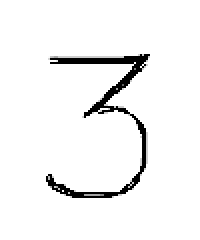
#> input picture numeros/numero3.png, 100 x 120 px, found by its file name (shown 2 times larger)
$ python test-cnn.py
#> lines starting #> are read from the running program, lines starting #| are printed output that depends on the picture
### CNN/forward.py
import numpy as np

def convolution(image, filt, bias, s=1):
    '''
    Convolucion del filtro sobre la imagen con un intervalo (s)
    '''
    (n_f, n_c_f, f, _) = filt.shape # dimensiones del filtro
    n_c, in_dim, _ = image.shape # dimensiones de la imagen

    out_dim = int((in_dim - f)/s)+1 # calculo de las dimensiones de la salida

    assert n_c == n_c_f, "Dimensions of filter must match dimensions of input image"

    out = np.zeros((n_f,out_dim,out_dim))

    # convolucion del filtro sobre cada parte de la imagen, incluyendo un término sesgado en cada paso
    for curr_f in range(n_f):
        curr_y = out_y = 0
        while curr_y + f <= in_dim:
            curr_x = out_x = 0
            while curr_x + f <= in_dim:
                out[curr_f, out_y, out_x] = np.sum(filt[curr_f] * image[:,curr_y:curr_y+f, curr_x:curr_x+f]) + bias[curr_f]
                curr_x += s
                out_x += 1
            curr_y += s
            out_y += 1

    return out

def maxpool(image, f=2, s=2):
    '''
    Reduccion de las muestras de la imagen utilizando el tamaño del filtro "f" y un incremento "s"
    '''
    n_c, h_prev, w_prev = image.shape

    h = int((h_prev - f)/s)+1
    w = int((w_prev - f)/s)+1

    downsampled = np.zeros((n_c, h, w))
    for i in range(n_c):
        #Recorrer la ventana de maxpool sobre cada parte de la imagen y le asigna un valor máximo en cada paso a la salida
        curr_y = out_y = 0
        while curr_y + f <= h_prev:
            curr_x = out_x = 0
            while curr_x + f <= w_prev:
                downsampled[i, out_y, out_x] = np.max(image[i, curr_y:curr_y+f, curr_x:curr_x+f])
                curr_x += s
                out_x += 1
            curr_y += s
            out_y += 1
    return downsampled

def softmax(X):
    out = np.exp(X)
    return out/np.sum(out)

def categoricalCrossEntropy(probs, label):
    return -np.sum(label * np.log(probs))

### CNN/utils.py
from CNN.forward import *
import numpy as np
import gzip

# [49 lines left out: functions extract_data, extract_labels, nanargmax, initializeFilter, initializeWeight, not called in this run]


def predict(image, f1, f2, w3, w4, b1, b2, b3, b4, conv_s = 1, pool_f = 2, pool_s = 2):
    '''
    Realizar predicciones utilizando los filtros entrenados
    '''
    conv1 = convolution(image, f1, b1, conv_s) # operacion de convolucion
    conv1[conv1<=0] = 0 #funcion de activacion ReLU

    conv2 = convolution(conv1, f2, b2, conv_s) # segunda operacion de convolucion
    conv2[conv2<=0] = 0 #funcion de activacion ReLU

    pooled = maxpool(conv2, pool_f, pool_s) # operacion de maxpooling
    (nf2, dim2, _) = pooled.shape
    fc = pooled.reshape((nf2 * dim2 * dim2, 1)) # conexion con la red neuronal artificial

    z = w3.dot(fc) + b3 # primera capa
    z[z<=0] = 0 #funcion de activacion ReLU

    out = w4.dot(z) + b4 # segunda capa
    probs = softmax(out) # prediccion de probabilidades de clase con la funcion softmax

    return np.argmax(probs), np.max(probs)

### test-cnn.py

from CNN.utils import *

from tqdm import tqdm
import argparse
import matplotlib.pyplot as plt
import pickle

from PIL import Image;
import io;


#Programa para probar una imagen con la red neuronal

def test(archivo):

#> called with archivo = 'numero3.png'
	WIDTH = 28
	#Abre la imagen, cambia tamanio y lo convierte a un arreglo
	img = Image.open(archivo).convert('L')
	img_rs = img.resize((WIDTH,WIDTH))
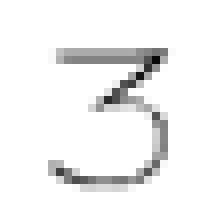
#> img_rs: PIL image 28x28 L (shown 8 times larger); min 7, max 255, mean 242.3
	img_array = np.asarray(img_rs)
	Y = img_array.reshape(WIDTH,WIDTH)
	X = np.zeros((1,WIDTH,WIDTH),dtype=np.float32)
	for i in range(WIDTH):
		for j in range(WIDTH):
			X[0][i][j] = (255 - Y[i][j])/255

	params, cost = pickle.load(open('params.pkl', 'rb'))
#> (reads params.pkl from the repository)
	[f1, f2, w3, w4, b1, b2, b3, b4] = params
	pred, prob = predict(X, f1, f2, w3, w4, b1, b2, b3, b4)
#> in predict, `fc = pooled.reshape((nf2 * dim2 * dim2, 1))`: fc = 800 values, max 1.55 at index 635, min 0 at index 0, mean 0.0759
#> in predict, `z = w3.dot(fc) + b3`: z = 128 values, max 1.44 at index 113, min -2.98 at index 104, mean -0.708
#> in predict, `out = w4.dot(z) + b4`: out = [-8.8, -8.05, -9.14, -5.15, -9.47, -7.08, -9.03, -7.79, -7.67, -8.92]
#> in softmax, `out = np.exp(X)`: out = [0.00015, 0.00032, 0.000108, 0.00582, 7.72e-05, 0.000843, 0.00012, 0.000413, 0.000466, 0.000133]
#> in predict, `probs = softmax(out)`: probs = [0.0178, 0.0378, 0.0127, 0.689, 0.00913, 0.0997, 0.0142, 0.0489, 0.0551, 0.0158]
#> pred = 3; prob = 0.689

	print(pred)
#| 3


test('numero3.png')
